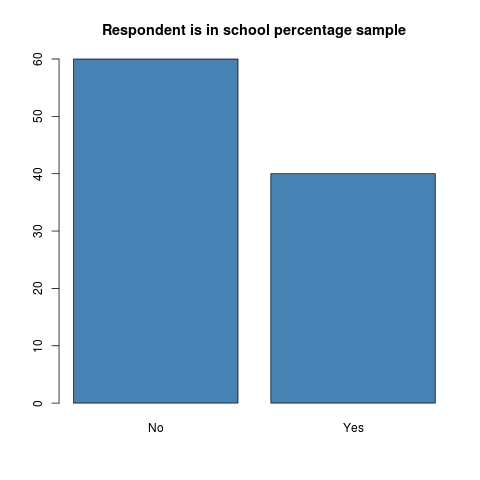

This figure's R source:
#+name: inSchool
#+header: :quality 100
#+BEGIN_SRC R :file inSchool.jpeg :results graphics :export both :session nyc 
  nR <- nrow(df)
  inSchool <- df[,'inSchool']

  inSchool_data <- rep(-1,nR)

  inSchool_data[is.na(inSchool)] <- NA
  inSchool_data[as.numeric(inSchool)==1] <-NA
  inSchool_data[as.numeric(inSchool)==2] <- 1
  inSchool_data[as.numeric(inSchool)==3] <- 2     


  inSchoolf <- factor(inSchool_data,levels = 1:2,
                           labels=c("No","Yes"),ordered=TRUE)


  inSchoolTtl <- table(inSchoolf)
  inSchoolPct <- round(100*prop.table(inSchoolTtl),0)
  #jpeg("resp_marginals/ctOnPol.jpg")

  barplot(inSchoolPct, 
main="Respondent is in school percentage sample",
col = "steel blue")

  #dev.off()
#+end_src
